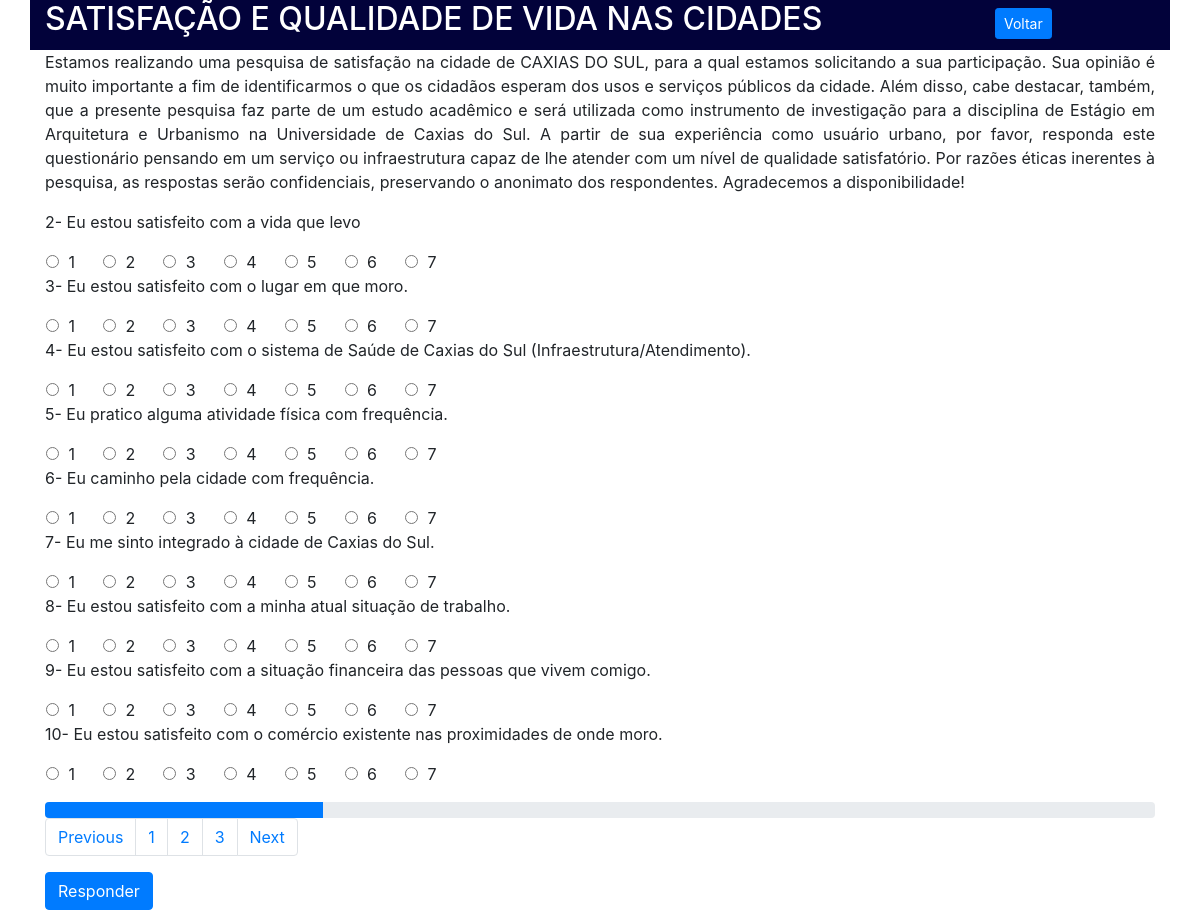
Screenshot of /questionario1.php with the database file from the repository.
### tables this page shows
CREATE TABLE `perguntas` (
  `id_pergunta` int(11) NOT NULL,
  `id_questionario` int(11) NOT NULL,
  `id_tipo` int(11) NOT NULL,
  `pergunta` varchar(250) NOT NULL
);

CREATE TABLE `alternativas` (
  `id_alternativas` int(11) NOT NULL,
  `descricao` varchar(250) NOT NULL
);

### banco/rotinas.php (called while the page is built, shortened)
<?php
class rotinas extends banco{
	  function selecionar ($tabelas=null, $colunas=null, $conteudos=null , $id=null){
			$this->SELECIONA_tabelas 		= $tabelas;
			$this->SELECIONA_colunas 		= $colunas;
			$query = "SELECT $this->SELECIONA_colunas FROM $this->SELECIONA_tabelas ";
			$queryExec	= mysql_query($query)or die(mysql_error());
			 return   $queryExec;
	}
	function selecionar_where ($tabelas=null, $colunas=null, $campo=null , $id=null){
		$this->SELECIONA_tabelas_where 		= $tabelas;
		$this->SELECIONA_colunas_where 		= $colunas;
		$this->SELECIONA_campo_where 	= $campo;
		$this->SELECIONA_id_where 			= $id;
		$query = "SELECT $this->SELECIONA_colunas_where FROM $this->SELECIONA_tabelas_where   where   $this->SELECIONA_campo_where = $this->SELECIONA_id_where ";
		$queryExec	= mysql_query($query)or die(mysql_error());
		return   $queryExec;
	}
}
?>

### questionario1.php (the view, shortened to what this page needs)
<?php
include("banco/rotinas.php");
$rotinas = new rotinas();
?>
<!DOCTYPE html>
<html lang="pt-br">
<?php require 'header.php';?>
<body>
    <div class="container header">
        <div class="row">
            <div class="col-10">
                <h2>SATISFAÇÃO E QUALIDADE DE VIDA NAS CIDADES</h2>
            </div>
            <div class="col-2 mt-2">
                <a href="index.php"><button class="btn btn-primary btn-sm">Voltar</button></a>
            </div>
        </div>
    </div>
    <div class="container">
        <p class='text-justify'>
        Estamos realizando uma pesquisa de satisfação na cidade de CAXIAS DO SUL, para a
         qual estamos solicitando a sua participação. Sua  opinião é muito importante a
         fim de identificarmos o que os cidadãos esperam dos usos e serviços públicos da
         cidade. Além disso, cabe  destacar, também, que a presente pesquisa faz parte
         de um estudo acadêmico e será utilizada como instrumento de investigação para a
        disciplina de Estágio em Arquitetura e Urbanismo na Universidade de Caxias do Sul.
        A partir de sua experiência como usuário urbano, por  favor, responda este questionário
        pensando em um serviço ou infraestrutura capaz de lhe atender com um nível de qualidade
        satisfatório. Por  razões éticas inerentes à pesquisa, as respostas serão confidenciais,
        preservando o anonimato dos respondentes. Agradecemos a  disponibilidade!
        </p>
    </div>
    <div class="row">
        <div class="container">
        <?php
        $perguntas=$rotinas->selecionar_where("perguntas","*","id_questionario",1);
        ?>
            <form method="POST" action="gravar_questionario.php">
            <div class="form-group">
                <?php
                while($linha = mysql_fetch_assoc($perguntas)){
                    $id_pergunta = $linha['id_pergunta'];
                ?>
                <p><?php echo utf8_encode($linha['pergunta']); ?> </p>
                <div class="row">
                    <?php
                        $alternativas=$rotinas->selecionar("alternativas","*","","");
                        while($linha1 = mysql_fetch_assoc($alternativas)){
                         $id_alternativa = $linha1['id_alternativas'] ;
                    ?>
                        <div class="form-check-inline ml-3">
                            <p class="form-check-label">
                                <input type="radio" class="form-check-input" name="alternativa-<?php echo $id_pergunta; ?>"
                                id="alternativa-<?php echo $id_pergunta; ?>-<?php echo $id_alternativa?>"  />
                                <?php echo $linha1['descricao']; ?>
                            </p>
                        </div>
                    <?php
                    }
                    ?>
                </div>
                <?php
                }
                ?>
            </div>
            <div class="progress">
            <div class="progress-bar" role="progressbar" style="width: 25%" aria-valuenow="25" aria-valuemin="0" aria-valuemax="100"></div>
            </div>
            <nav aria-label="Page navigation example">
                <ul class="pagination">
                    <li class="page-item"><a class="page-link" href="#">Previous</a></li>
                    <li class="page-item"><a class="page-link" href="#">1</a></li>
                    <li class="page-item"><a class="page-link" href="#">2</a></li>
                    <li class="page-item"><a class="page-link" href="#">3</a></li>
                    <li class="page-item"><a class="page-link" href="#">Next</a></li>
                </ul>
            </nav>
            <button type="submit" class="btn btn-primary">Responder</button>
           </form>
        </div>
    </div>
</body>
</html>

### header.php (shortened to what this page needs)
<head>
<link rel="stylesheet" href="https://maxcdn.bootstrapcdn.com/bootstrap/4.0.0/css/bootstrap.min.css">
<link rel="stylesheet" type="text/css" href="css/style.css" />
</head>

### css/style.css (style rules this page uses)
.header { height: 50px; background-color: #02023a; color: #fff; }
li { list-style: none; }

### rows the page displays
perguntas: pergunta "2- Eu estou satisfeito com a vida que levo"
alternativas: descricao "1"
alternativas: descricao "2"
alternativas: descricao "3"
alternativas: descricao "4"
alternativas: descricao "5"
alternativas: descricao "6"
alternativas: descricao "7"
perguntas: pergunta "3- Eu estou satisfeito com o lugar em que moro."
perguntas: pergunta "4- Eu estou satisfeito com o sistema de Saúde de Caxias do Sul (Infraestrutura/Atendimento)."
perguntas: pergunta "5- Eu pratico alguma atividade física com frequência."
perguntas: pergunta "6- Eu caminho pela cidade com frequência."
perguntas: pergunta "7- Eu me sinto integrado à cidade de Caxias do Sul."
perguntas: pergunta "8- Eu estou satisfeito com a minha atual situação de trabalho."
perguntas: pergunta "9- Eu estou satisfeito com a situação financeira das pessoas que vivem comigo."
perguntas: pergunta "10- Eu estou satisfeito com o comércio existente nas proximidades de onde moro."
